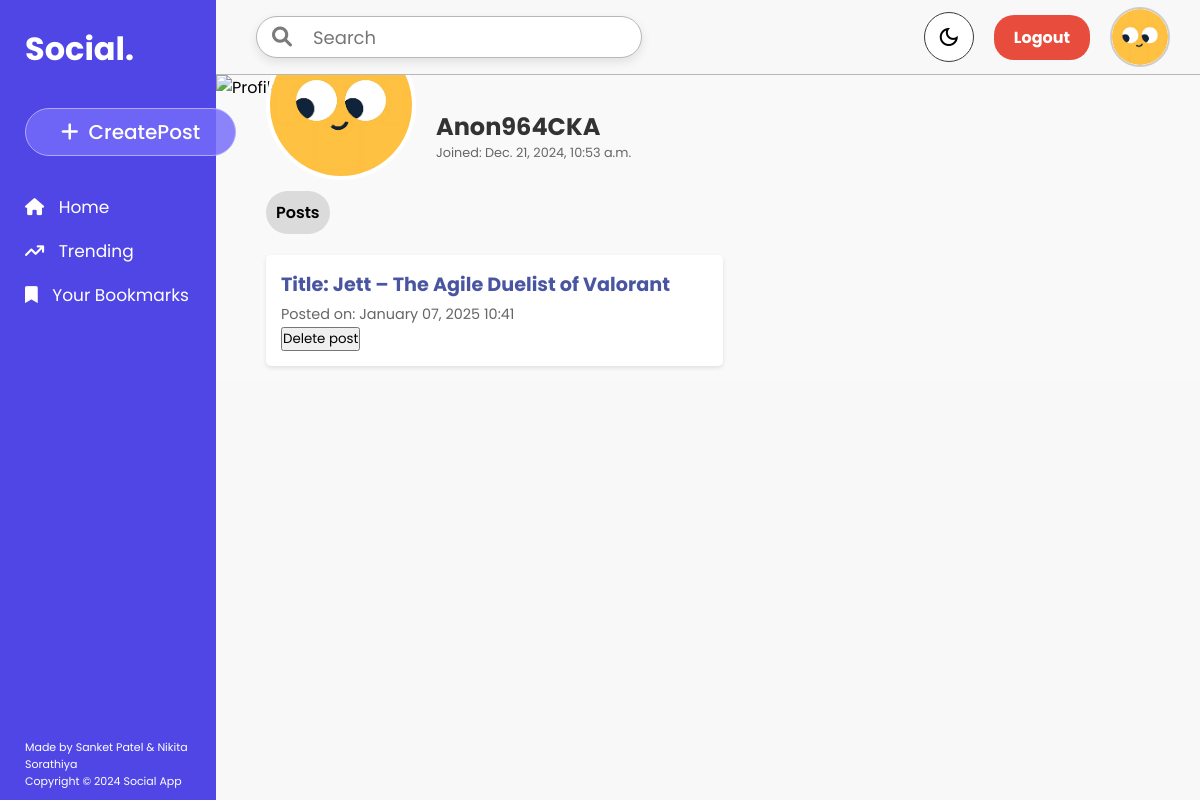
Page /user_profile/Anon964CKA/ on the earlier database version.
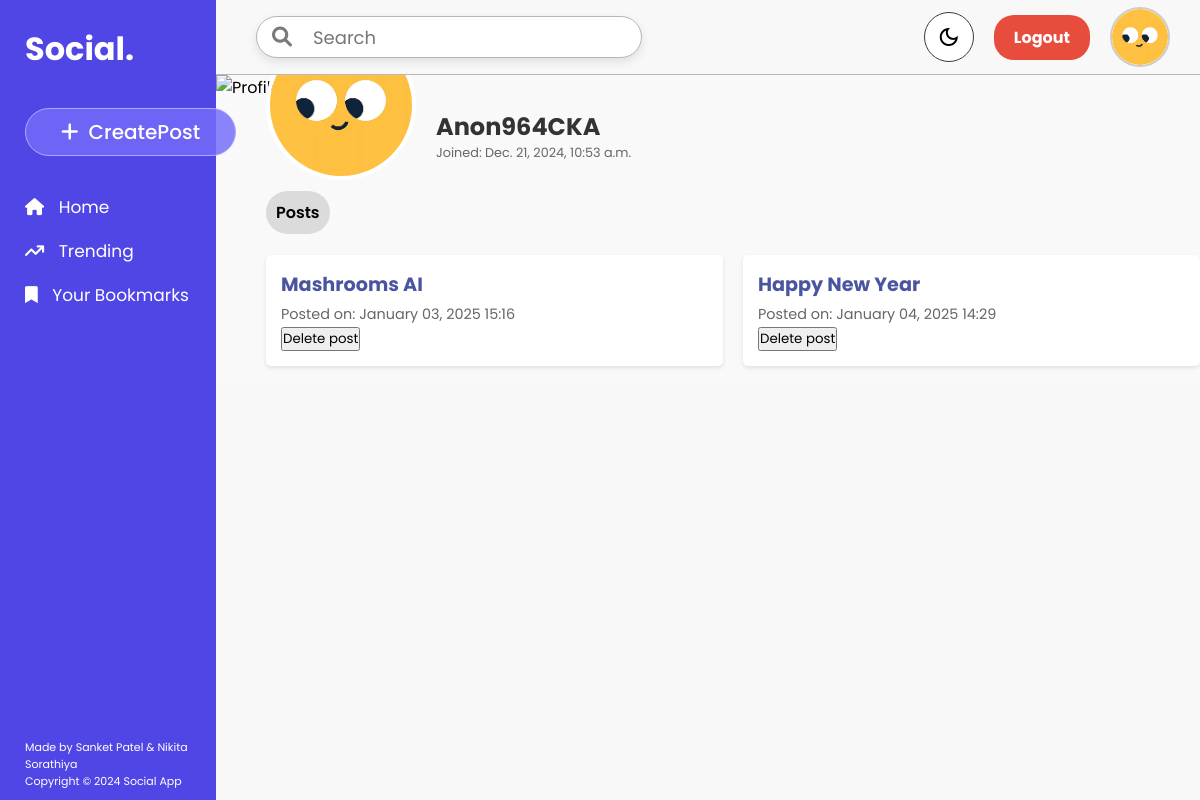
Same page on the later database version.
### main/models.py (models this page shows, shortened)
class Post(models.Model):
    title = models.CharField(max_length=255)
    description = models.TextField()
    media = models.FileField(upload_to="post_media/",null=True,blank=True)
    author = models.ForeignKey(User,on_delete=models.CASCADE,related_name="authored_posts")
    upvotes = models.PositiveIntegerField(default=0)
    downvotes = models.PositiveIntegerField(default=0)
    created_at = models.DateTimeField(default=timezone.now)
    sensitive_content = models.BooleanField(default=False)

### main/views.py (the view)
# urls.py: path('user_profile/<str:username>/', views.user_profile, name='user_profile'),
def user_profile(request, username):
    user = User.objects.filter(username=username).first()
    joined_at = user.joined_at.strftime('%B %d, %Y')
    print(joined_at)
    user_posts = Post.objects.filter(author=user)
    return render(request, 'user_profile.html', {'user': user, 'joined_at': joined_at, 'user_posts': user_posts, 'username': username})

### main/templates/user_profile.html (shortened to what this page needs)
{% extends "base.html" %}
{% load static %}
{% block extra_css %}
    <link rel="stylesheet" href="{% static 'css/user_profile.css' %}">
{% endblock %}
{% block content %}
<div class="profile-container">
        <div class="profile-info">
                <img src="{% static 'media/profilephoto.svg' %}" alt="User Avatar" class="avatar">
            <div class="details">
                <h2>{{ user.username }}</h2>
                <p>Joined: {{ user.joined_at}}</p>
            </div>
        </div>
    <div class="profile-posts">
        <span class="posttext">Posts</span>
        {% if user_posts %}
            <ul class="post-list">
                {% for post in user_posts %}
                    <li id="post-{{ post.id }}">
                        <a href="{% url 'post_detail' post.id %}">{{ post.title }}</a>
                        <p>Posted on: {{ post.created_at|date:"F d, Y H:i" }}</p>
                        <button type="submit" class="delete-button" onclick="handleDeletePost('{{ post.id }}')">Delete post</button>
                    </li>
                {% endfor %}
            </ul>
        {% else %}
            <p>No posts yet.</p>
        {% endif %}
    </div>
</div>
{% endblock %}

Differences in the rows shown:
removed Post: title "Title: Jett – The Agile Duelist of Valorant", created_at "January 07, 2025 10:41"
added Post: title "Mashrooms AI", created_at "January 03, 2025 15:16"
added Post: title "Happy New Year", created_at "January 04, 2025 14:29"
